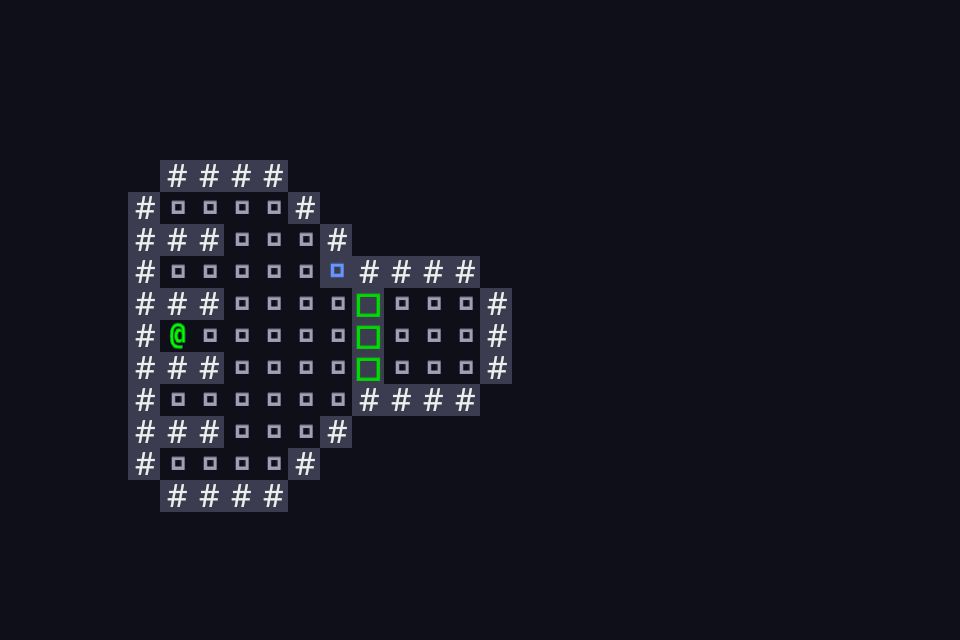

A level layout from a 2D game, rendered from its tile map. Below: a short description, then the map file with its tile-grid data intact:
An orthogonal 30x20 tile map with 32x32 px tiles, 1 tile layer (maps).

<map version="1.10" tiledversion="1.11.2" orientation="orthogonal" renderorder="right-down" width="30" height="20" tilewidth="32" tileheight="32" infinite="0" nextlayerid="4" nextobjectid="3">
 <editorsettings>
  <export target="1.1.spawn.tmj" format="json" />
 </editorsettings>
 <tileset firstgid="1" source="darkcastle.tsx" />
 <layer id="1" name="maps" width="30" height="20">
  <data encoding="csv">
1,1,1,1,1,1,1,1,1,1,1,1,1,1,1,1,1,1,1,1,1,1,1,1,1,1,1,1,1,1,
1,1,1,1,1,1,1,1,1,1,1,1,1,1,1,1,1,1,1,1,1,1,1,1,1,1,1,1,1,1,
1,1,1,1,1,1,1,1,1,1,1,1,1,1,1,1,1,1,1,1,1,1,1,1,1,1,1,1,1,1,
1,1,1,1,1,1,1,1,1,1,1,1,1,1,1,1,1,1,1,1,1,1,1,1,1,1,1,1,1,1,
1,1,1,1,1,1,1,1,1,1,1,1,1,1,1,1,1,1,1,1,1,1,1,1,1,1,1,1,1,1,
1,1,1,1,1,2,2,2,2,1,1,1,1,1,1,1,1,1,1,1,1,1,1,1,1,1,1,1,1,1,
1,1,1,1,2,9,9,9,9,2,1,1,1,1,1,1,1,1,1,1,1,1,1,1,1,1,1,1,1,1,
1,1,1,1,2,2,2,9,9,9,2,1,1,1,1,1,1,1,1,1,1,1,1,1,1,1,1,1,1,1,
1,1,1,1,2,9,9,9,9,9,4,2,2,2,2,1,1,1,1,1,1,1,1,1,1,1,1,1,1,1,
1,1,1,1,2,2,2,9,9,9,9,3,9,9,9,2,1,1,1,1,1,1,1,1,1,1,1,1,1,1,
1,1,1,1,2,12,9,9,9,9,9,3,9,9,9,2,1,1,1,1,1,1,1,1,1,1,1,1,1,1,
1,1,1,1,2,2,2,9,9,9,9,3,9,9,9,2,1,1,1,1,1,1,1,1,1,1,1,1,1,1,
1,1,1,1,2,9,9,9,9,9,9,2,2,2,2,1,1,1,1,1,1,1,1,1,1,1,1,1,1,1,
1,1,1,1,2,2,2,9,9,9,2,1,1,1,1,1,1,1,1,1,1,1,1,1,1,1,1,1,1,1,
1,1,1,1,2,9,9,9,9,2,1,1,1,1,1,1,1,1,1,1,1,1,1,1,1,1,1,1,1,1,
1,1,1,1,1,2,2,2,2,1,1,1,1,1,1,1,1,1,1,1,1,1,1,1,1,1,1,1,1,1,
1,1,1,1,1,1,1,1,1,1,1,1,1,1,1,1,1,1,1,1,1,1,1,1,1,1,1,1,1,1,
1,1,1,1,1,1,1,1,1,1,1,1,1,1,1,1,1,1,1,1,1,1,1,1,1,1,1,1,1,1,
1,1,1,1,1,1,1,1,1,1,1,1,1,1,1,1,1,1,1,1,1,1,1,1,1,1,1,1,1,1,
1,1,1,1,1,1,1,1,1,1,1,1,1,1,1,1,1,1,1,1,1,1,1,1,1,1,1,1,1,1
</data>
 </layer>
</map>